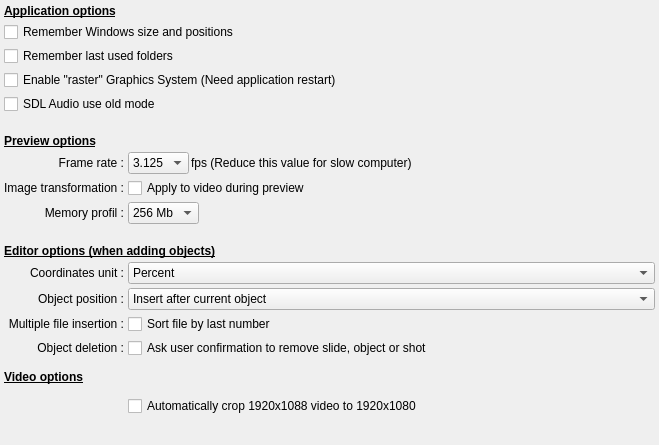
         <widget class="QWidget" name="scrollAreaWidgetContents_2">
          <property name="geometry">
           <rect>
            <x>0</x>
            <y>0</y>
            <width>659</width>
            <height>445</height>
           </rect>
          </property>
          <layout class="QGridLayout" name="gridLayout">
           <property name="margin">
            <number>4</number>
           </property>
           <property name="spacing">
            <number>4</number>
           </property>
           <item row="1" column="0" colspan="2">
            <widget class="QCheckBox" name="RestoreWindowCH">
             <property name="toolTip">
              <string>If this box is checked, the sizes and the positions of all the windows and dialogue box of ffDiaporama will be saved to be reused the next time which you will use ffDiaporama.</string>
             </property>
             <property name="text">
              <string>Remember Windows size and positions</string>
             </property>
            </widget>
           </item>
           <item row="2" column="0" colspan="2">
            <widget class="QCheckBox" name="RememberLastDirectoriesCH">
             <property name="toolTip">
              <string>If this box is checked, the directories that you use for the images, the videos, the projects, the musics and the generations of movie will be saved to be reused the next time which you will use ffDiaporama.</string>
             </property>
             <property name="text">
              <string>Remember last used folders</string>
             </property>
            </widget>
           </item>
           <item row="0" column="0" colspan="2">
            <widget class="QLabel" name="label_3">
             <property name="font">
              <font>
               <weight>75</weight>
               <bold>true</bold>
               <underline>true</underline>
              </font>
             </property>
             <property name="text">
              <string>Application options</string>
             </property>
            </widget>
           </item>
           <item row="5" column="0" colspan="2">
            <widget class="QLabel" name="label_4">
             <property name="sizePolicy">
              <sizepolicy hsizetype="Preferred" vsizetype="Fixed">
               <horstretch>0</horstretch>
               <verstretch>0</verstretch>
              </sizepolicy>
             </property>
             <property name="minimumSize">
              <size>
               <width>0</width>
               <height>30</height>
              </size>
             </property>
             <property name="font">
              <font>
               <weight>75</weight>
               <bold>true</bold>
               <underline>true</underline>
              </font>
             </property>
             <property name="text">
              <string>Preview options</string>
             </property>
             <property name="alignment">
              <set>Qt::AlignBottom|Qt::AlignLeading|Qt::AlignLeft</set>
             </property>
            </widget>
           </item>
           <item row="6" column="0">
            <widget class="QLabel" name="label_5">
             <property name="text">
              <string>Frame rate :</string>
             </property>
             <property name="alignment">
              <set>Qt::AlignRight|Qt::AlignTrailing|Qt::AlignVCenter</set>
             </property>
             <property name="buddy">
              <cstring>PreviewFrameRateCB</cstring>
             </property>
            </widget>
           </item>
           <item row="6" column="1">
            <layout class="QHBoxLayout" name="horizontalLayout_4">
             <property name="spacing">
              <number>2</number>
             </property>
             <item>
              <widget class="QComboBox" name="PreviewFrameRateCB">
               <property name="toolTip">
                <string>Defined the number of images by seconds which will be generated to show the preview.</string>
               </property>
               <item>
                <property name="text">
                 <string notr="true">3.125</string>
                </property>
               </item>
               <item>
                <property name="text">
                 <string notr="true">6</string>
                </property>
               </item>
               <item>
                <property name="text">
                 <string notr="true">8.333</string>
                </property>
               </item>
               <item>
                <property name="text">
                 <string notr="true">12.5</string>
                </property>
               </item>
               <item>
                <property name="text">
                 <string notr="true">18.75</string>
                </property>
               </item>
              </widget>
             </item>
             <item>
              <widget class="QLabel" name="label_6">
               <property name="sizePolicy">
                <sizepolicy hsizetype="Expanding" vsizetype="Preferred">
                 <horstretch>0</horstretch>
                 <verstretch>0</verstretch>
                </sizepolicy>
               </property>
               <property name="text">
                <string>fps (Reduce this value for slow computer)</string>
               </property>
              </widget>
             </item>
            </layout>
           </item>
           <item row="7" column="0">
            <widget class="QLabel" name="label_16">
             <property name="text">
              <string>Image transformation :</string>
             </property>
             <property name="alignment">
              <set>Qt::AlignRight|Qt::AlignTrailing|Qt::AlignVCenter</set>
             </property>
            </widget>
           </item>
           <item row="7" column="1">
            <widget class="QCheckBox" name="ApplyTransfoDuringPreviewCB">
             <property name="toolTip">
              <string>If this box is checked, The effects of transformations will be applied to the images of videos during the preview.</string>
             </property>
             <property name="text">
              <string>Apply to video during preview</string>
             </property>
            </widget>
           </item>
           <item row="9" column="0" colspan="2">
            <widget class="QLabel" name="label">
             <property name="sizePolicy">
              <sizepolicy hsizetype="Preferred" vsizetype="Fixed">
               <horstretch>0</horstretch>
               <verstretch>0</verstretch>
              </sizepolicy>
             </property>
             <property name="minimumSize">
              <size>
               <width>0</width>
               <height>30</height>
              </size>
             </property>
             <property name="font">
              <font>
               <weight>75</weight>
               <bold>true</bold>
               <underline>true</underline>
              </font>
             </property>
             <property name="text">
              <string>Editor options (when adding objects)</string>
             </property>
             <property name="alignment">
              <set>Qt::AlignBottom|Qt::AlignLeading|Qt::AlignLeft</set>
             </property>
            </widget>
           </item>
           <item row="11" column="0">
            <widget class="QLabel" name="label_2">
             <property name="text">
              <string>Object position :</string>
             </property>
             <property name="alignment">
              <set>Qt::AlignRight|Qt::AlignTrailing|Qt::AlignVCenter</set>
             </property>
             <property name="buddy">
              <cstring>AppendObjectCB</cstring>
             </property>
            </widget>
           </item>
           <item row="11" column="1">
            <widget class="QComboBox" name="AppendObjectCB">
             <property name="toolTip">
              <string>Define the position which occupy the new objects in the timeline during the insertions</string>
             </property>
             <item>
              <property name="text">
               <string>Insert after current object</string>
              </property>
             </item>
             <item>
              <property name="text">
               <string>Append at project end</string>
              </property>
             </item>
            </widget>
           </item>
           <item row="12" column="0">
            <widget class="QLabel" name="label_26">
             <property name="text">
              <string>Multiple file insertion :</string>
             </property>
             <property name="alignment">
              <set>Qt::AlignRight|Qt::AlignTrailing|Qt::AlignVCenter</set>
             </property>
            </widget>
           </item>
           <item row="12" column="1">
            <widget class="QCheckBox" name="SortFileCB">
             <property name="toolTip">
              <string>Adjust the way will be sorted out files when you select several files in Add file.</string>
             </property>
             <property name="text">
              <string>Sort file by last number</string>
             </property>
            </widget>
           </item>
           <item row="19" column="0">
            <spacer name="verticalSpacer_2">
             <property name="orientation">
              <enum>Qt::Vertical</enum>
             </property>
             <property name="sizeHint" stdset="0">
              <size>
               <width>20</width>
               <height>40</height>
              </size>
             </property>
            </spacer>
           </item>
           <item row="13" column="1">
            <widget class="QCheckBox" name="AskUserToRemove">
             <property name="toolTip">
              <string>If this box is checked, a confirmation will display every time you remove an object</string>
             </property>
             <property name="text">
              <string>Ask user confirmation to remove slide, object or shot</string>
             </property>
            </widget>
           </item>
           <item row="13" column="0">
            <widget class="QLabel" name="label_33">
             <property name="text">
              <string>Object deletion :</string>
             </property>
             <property name="alignment">
              <set>Qt::AlignRight|Qt::AlignTrailing|Qt::AlignVCenter</set>
             </property>
            </widget>
           </item>
           <item row="10" column="0">
            <widget class="QLabel" name="label_34">
             <property name="text">
              <string>Coordinates unit :</string>
             </property>
             <property name="alignment">
              <set>Qt::AlignRight|Qt::AlignTrailing|Qt::AlignVCenter</set>
             </property>
            </widget>
           </item>
           <item row="10" column="1">
            <widget class="QComboBox" name="UnitCB">
             <property name="toolTip">
              <string>Select the unit of the coordinates which will be used in properties dialog box</string>
             </property>
             <item>
              <property name="text">
               <string>Percent</string>
              </property>
             </item>
             <item>
              <property name="text">
               <string>Pixel</string>
              </property>
             </item>
            </widget>
           </item>
           <item row="3" column="0" colspan="2">
            <widget class="QCheckBox" name="RasterModeCB">
             <property name="text">
              <string>Enable &quot;raster&quot; Graphics System (Need application restart)</string>
             </property>
            </widget>
           </item>
           <item row="16" column="0" colspan="2">
            <widget class="QLabel" name="label_35">
             <property name="minimumSize">
              <size>
               <width>0</width>
               <height>30</height>
              </size>
             </property>
             <property name="maximumSize">
              <size>
               <width>16777215</width>
               <height>30</height>
              </size>
             </property>
             <property name="font">
              <font>
               <weight>75</weight>
               <bold>true</bold>
               <underline>true</underline>
              </font>
             </property>
             <property name="text">
              <string>Video options</string>
             </property>
            </widget>
           </item>
           <item row="18" column="1">
            <widget class="QCheckBox" name="Crop1088To1080CB">
             <property name="text">
              <string>Automatically crop 1920x1088 video to 1920x1080</string>
             </property>
            </widget>
           </item>
           <item row="4" column="0" colspan="2">
            <widget class="QCheckBox" name="SDLAudioModeCB">
             <property name="text">
              <string>SDL Audio use old mode</string>
             </property>
            </widget>
           </item>
           <item row="8" column="1">
            <layout class="QHBoxLayout" name="horizontalLayout_16">
             <item>
              <widget class="QComboBox" name="MemCacheProfilCB">
               <item>
                <property name="text">
                 <string>256 Mb</string>
                </property>
               </item>
               <item>
                <property name="text">
                 <string>512 Mb</string>
                </property>
               </item>
               <item>
                <property name="text">
                 <string>1 Gb</string>
                </property>
               </item>
               <item>
                <property name="text">
                 <string>2 Gb</string>
                </property>
               </item>
              </widget>
             </item>
             <item>
              <widget class="QLabel" name="label_89">
               <property name="sizePolicy">
                <sizepolicy hsizetype="Expanding" vsizetype="Preferred">
                 <horstretch>0</horstretch>
                 <verstretch>0</verstretch>
                </sizepolicy>
               </property>
               <property name="text">
                <string notr="true"/>
               </property>
              </widget>
             </item>
            </layout>
           </item>
           <item row="8" column="0">
            <widget class="QLabel" name="label_7">
             <property name="text">
              <string>Memory profil :</string>
             </property>
             <property name="alignment">
              <set>Qt::AlignRight|Qt::AlignTrailing|Qt::AlignVCenter</set>
             </property>
            </widget>
           </item>
          </layout>
         </widget>
